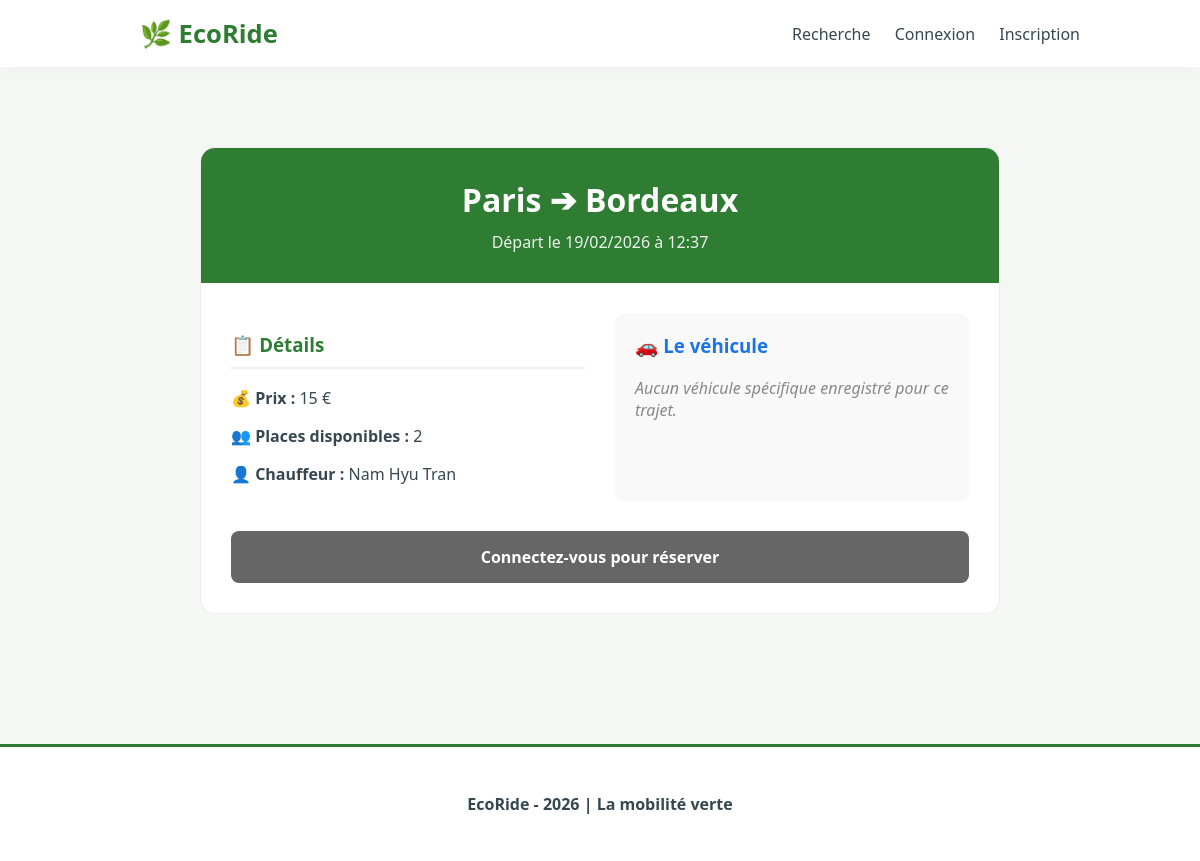
The page /detail_trajet.php?id=11 on the database its author committed.
### tables this page shows
CREATE TABLE `trajets` (
  `id` int(11) NOT NULL,
  `depart` varchar(100) NOT NULL,
  `arrivee` varchar(100) NOT NULL,
  `date_depart` datetime NOT NULL,
  `prix` decimal(5,0) NOT NULL,
  `places` int(11) NOT NULL,
  `est_electrique` tinyint(4) NOT NULL,
  `duree` time NOT NULL,
  `note_chauffeur` decimal(10,0) NOT NULL,
  `id_utilisateur` int(11) NOT NULL,
  `id_voiture` int(11) DEFAULT NULL,
  `statut_id` int(11) DEFAULT 1,
  `accepte_animaux` tinyint(1) DEFAULT 0,
  `fumeur_autorise` tinyint(1) DEFAULT 0
);

CREATE TABLE `utilisateurs` (
  `id` int(11) NOT NULL,
  `pseudo` varchar(50) NOT NULL,
  `email` varchar(100) NOT NULL,
  `mot_de_passe` varchar(255) NOT NULL,
  `Nom` varchar(50) NOT NULL,
  `Prenom` varchar(50) NOT NULL,
  `Role` varchar(100) NOT NULL,
  `credits` int(11) DEFAULT 20
);

### detail_trajet.php (the view, shortened to what this page needs)
<?php
require_once "Template.php";
$id_trajet = $_GET['id'] ?? null;
$db = (new Database())->getConnection();
$sql = "SELECT t.*, u.prenom, u.nom, v.marque, v.modele, v.energie, v.immatriculation
        FROM trajets t
        JOIN utilisateurs u ON t.id_utilisateur = u.id
        LEFT JOIN voitures v ON t.id_voiture = v.id
        WHERE t.id = ?";
$stmt = $db->prepare($sql);
$stmt->execute([$id_trajet]);
$t = $stmt->fetch(PDO::FETCH_ASSOC);
?>
<main style="max-width: 800px; margin: 40px auto; padding: 20px; font-family: 'Segoe UI', sans-serif;">
    <div style="background: white; border-radius: 15px; shadow: 0 10px 30px rgba(0,0,0,0.1); overflow: hidden; border: 1px solid #eee;">
        <div style="background: #2e7d32; color: white; padding: 30px; text-align: center;">
            <h1 style="margin: 0;"><?php echo htmlspecialchars($t['depart']); ?> ➔ <?php echo htmlspecialchars($t['arrivee']); ?></h1>
            <p style="margin: 10px 0 0; opacity: 0.9;">Départ le <?php echo date('d/m/Y à H:i', strtotime($t['date_depart'])); ?></p>
        </div>
        <div style="padding: 30px; display: grid; grid-template-columns: 1fr 1fr; gap: 30px;">
            <div>
                <h3 style="color: #2e7d32; border-bottom: 2px solid #e8f5e9; padding-bottom: 10px;">📋 Détails</h3>
                <p><strong>💰 Prix :</strong> <?php echo $t['prix']; ?> €</p>
                <p><strong>👥 Places disponibles :</strong> <?php echo $t['places']; ?></p>
                <p><strong>👤 Chauffeur :</strong> <?php echo htmlspecialchars($t['prenom'] . " " . $t['nom']); ?></p>
            </div>
            <div style="background: #f9f9f9; padding: 20px; border-radius: 10px;">
                <h3 style="margin-top: 0; color: #1a73e8;">🚗 Le véhicule</h3>
                <?php if ($t['marque']): ?>
                    <p><strong>Modèle :</strong> <?php echo htmlspecialchars($t['marque'] . " " . $t['modele']); ?></p>
                    <p><strong>Énergie :</strong> <?php echo htmlspecialchars($t['energie']); ?></p>
                    <p style="font-size: 0.8em; color: #888;">Immat : <?php echo htmlspecialchars($t['immatriculation']); ?></p>
                <?php else: ?>
                    <p style="font-style: italic; color: #888;">Aucun véhicule spécifique enregistré pour ce trajet.</p>
                <?php endif; ?>
            </div>
        </div>
        <div style="padding: 0 30px 30px; text-align: center;">
            <?php if (isset($_SESSION['user_id'])): ?>
                <?php if ($_SESSION['user_id'] != $t['id_utilisateur']): ?>
                    <form action="reserver_action.php" method="POST">
                        <input type="hidden" name="id_trajet" value="<?php echo $t['id']; ?>">
                        <button type="submit" style="width: 100%; background: #2e7d32; color: white; padding: 15px; border: none; border-radius: 8px; font-size: 1.2em; font-weight: bold; cursor: pointer; transition: 0.3s;">
                            Confirmer la réservation
                        </button>
                    </form>
                <?php else: ?>
                    <p style="color: #666; font-style: italic;">C'est votre propre trajet.</p>
                <?php endif; ?>
            <?php else: ?>
                <a href="connexion.php" style="display: block; background: #666; color: white; padding: 15px; text-decoration: none; border-radius: 8px; font-weight: bold;">Connectez-vous pour réserver</a>
            <?php endif; ?>
        </div>
    </div>
</main>

### Template.php (style rules this page uses)
:root { --eco-green: #2E7D32; --wood-brown: #6D4C41; --soft-bg: #f4f7f4; --dark-text: #37474F; --card-shadow: 0 4px 20px rgba(0,0,0,0.05); }
body { font-family: 'Segoe UI', Tahoma, Geneva, Verdana, sans-serif; background-color: var(--soft-bg); color: var(--dark-text); margin: 0; padding: 0; }

### rows shown on the page
trajets: depart "Paris", arrivee "Bordeaux", date_depart "19/02/2026 à 12:37", prix "15", places "2", id_utilisateur.Nom "Nam Hyu Tran"
